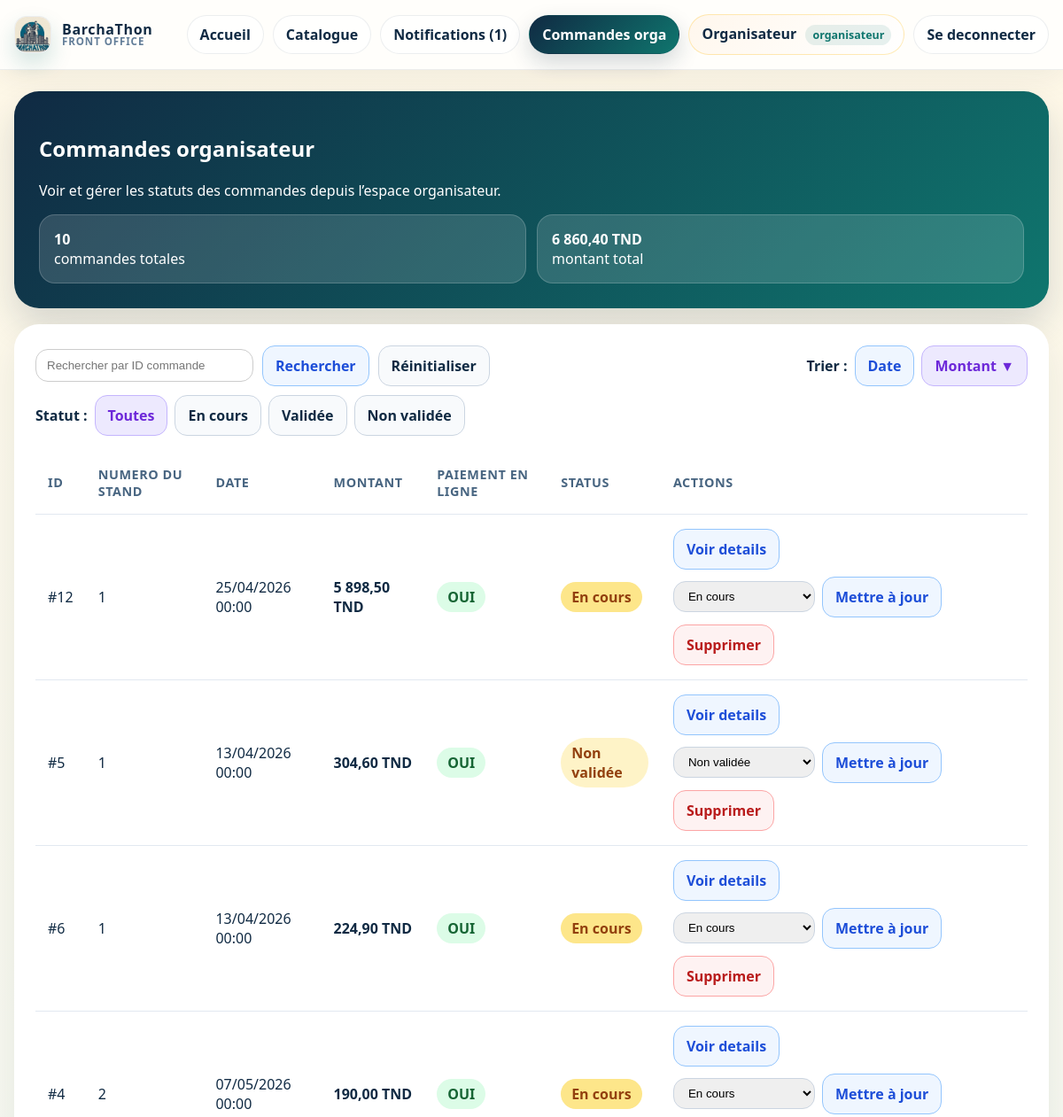
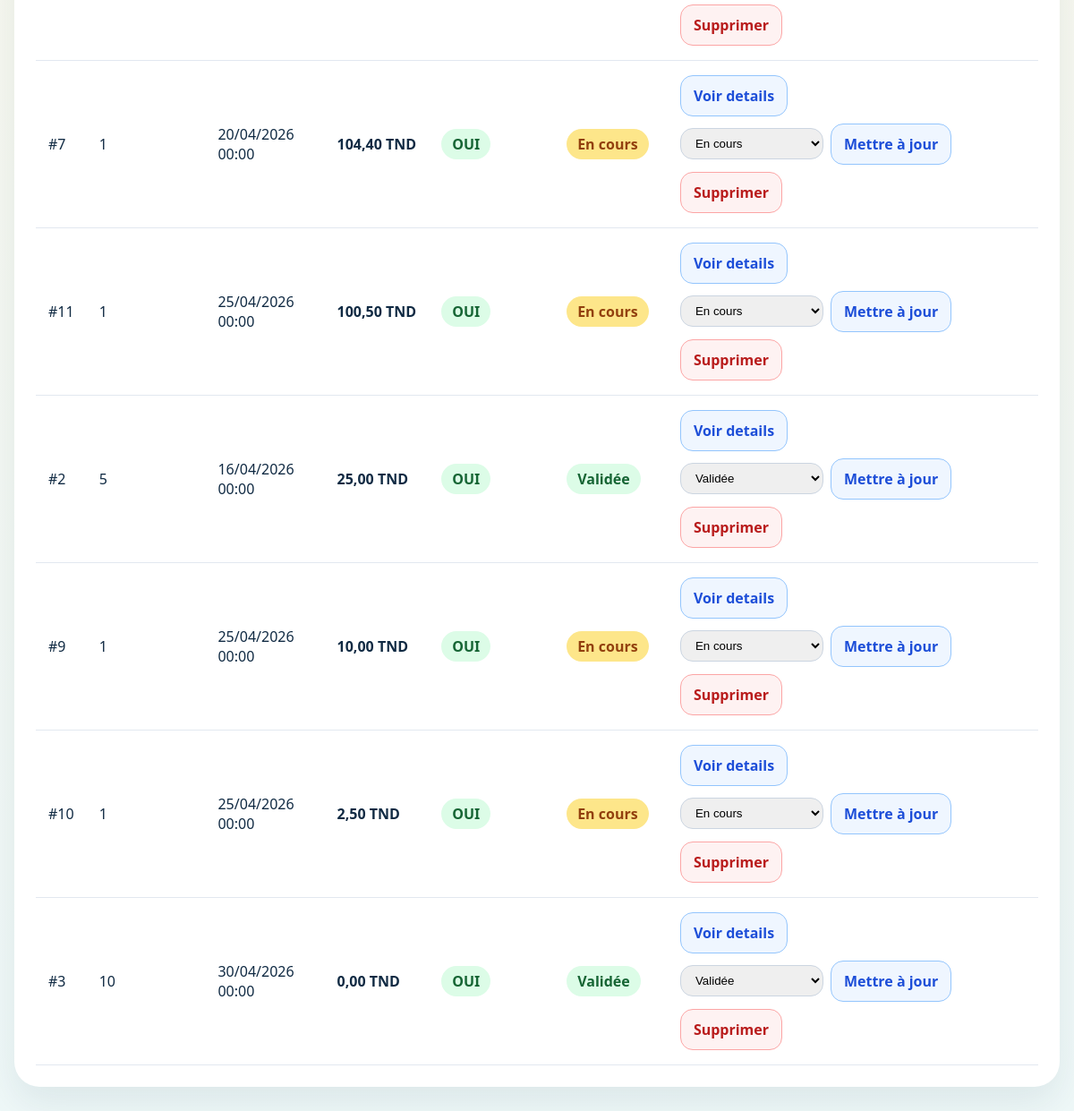
The app's page /View/FrontOffice/commandesorganisateur.php?sort_by=montant&sort_order=desc with its own data (2 pictures, top to bottom).
### tables this page shows
CREATE TABLE `commande` (
  `idcommande` int(11) NOT NULL,
  `idutilisateur` int(11) NOT NULL,
  `idstand` int(11) NOT NULL,
  `datecommande` date NOT NULL,
  `statut` varchar(100) NOT NULL DEFAULT 'En cours',
  `montanttotale` float NOT NULL,
  `modePaiement` varchar(100) NOT NULL
);

### Controller/CommandeController.php (called while the page is built, shortened)
<?php
class CommandeController {
    public function listCommandes() {
        return $this->listCommandesFiltered();
    }
    public function listCommandesFiltered($search = '', $sort = 'datecommande', $dir = 'DESC') {
        $allowedSort = ['datecommande', 'montanttotale', 'idcommande', 'idutilisateur', 'idstand'];
        $dir = strtoupper($dir) === 'ASC' ? 'ASC' : 'DESC';
        $sort = in_array($sort, $allowedSort) ? $sort : 'datecommande';
        $sql = "SELECT * FROM commande";
        $params = [];
        $sql .= " ORDER BY $sort $dir";
        $db = config::getConnexion();
        try {
            $stmt = $db->prepare($sql);
            $stmt->execute($params);
            return $stmt;
        } catch (Exception $e) {
            die('Error:' . $e->getMessage());
        }
    }
}
?>

### View/FrontOffice/commandesorganisateur.php (the view, shortened to what this page needs)
<?php
include '../../Controller/CommandeController.php';
$searchId = trim($_GET['search_id'] ?? '');
$sort_by = $_GET['sort_by'] ?? 'date';
$sort_order = $_GET['sort_order'] ?? 'desc';
$statusFilter = $_GET['status'] ?? 'all';
$commandeC = new CommandeController();
$list = $commandeC->listCommandes();
$commandes = $list->fetchAll();
usort($commandes, function ($a, $b) use ($sort_by, $sort_order) {
    if ($sort_by === 'montant') {
        $comparison = (float) ($a['montanttotale'] ?? 0) <=> (float) ($b['montanttotale'] ?? 0);
    } else {
        $comparison = strtotime($a['datecommande']) <=> strtotime($b['datecommande']);
    }
    return $sort_order === 'asc' ? $comparison : -$comparison;
});
$totalOrders = count($commandes);
$totalAmount = 0;
foreach ($commandes as $commande) {
    $totalAmount += (float) ($commande['montanttotale'] ?? 0);
}
?>
<!DOCTYPE html>
<html lang="fr"><head><meta http-equiv="Content-Type" content="text/html; charset=UTF-8">
</head>
<body>
<div class="fo-topbar">
    <div class="fo-topbar-shell">
        <a class="fo-brand" href="index.php">
            <img class="fo-brand-mark" src="./Mes commandes_files/LOGO.jpg" alt="BarchaThon">
            <span class="fo-brand-text"><span>BarchaThon</span><small>Front Office</small></span>
        </a>
        <nav class="fo-nav">
            <a class="fo-link" href="index.php">Accueil</a>
            <a class="fo-link" href="produit.php">Catalogue</a>
            <a class="fo-link" href="notifications.php">Notifications (1)</a>
            <a class="fo-link active" href="commandesorganisateur.php">Commandes orga</a>
            <a class="fo-profile" href="profile.php">Organisateur <span class="fo-profile-role">organisateur</span></a>
            <a class="fo-link" href="Mes commandes.php?action=logout">Se deconnecter</a>
        </nav>
    </div>
</div>
    <div class="wrap">
        <section class="hero">
            <h1>Commandes organisateur</h1>
            <p>Voir et gérer les statuts des commandes depuis l’espace organisateur.</p>
            <div class="meta">
                <div class="meta-card"><strong><?php echo $totalOrders; ?></strong><div>commandes totales</div></div>
                <div class="meta-card"><strong><?php echo number_format($totalAmount, 2, ',', ' ') . ' TND'; ?></strong><div>montant total</div></div>
            </div>
        </section>
        <section class="panel">
            <div class="table-wrap" style="margin-bottom:18px; display:flex; flex-wrap:wrap; gap:10px; align-items:center; justify-content:space-between;">
                <form method="get" style="display:flex; flex-wrap:wrap; gap:10px; align-items:center;">
                    <input type="text" name="search_id" value="<?php echo htmlspecialchars($searchId); ?>" placeholder="Rechercher par ID commande" style="padding:10px 12px; border-radius:14px; border:1px solid #ccc; min-width:220px;" />
                    <button type="submit" class="btn btn-details">Rechercher</button>
                    <a href="commandesorganisateur.php" class="btn btn-secondary">Réinitialiser</a>
                </form>
                <div style="display:flex; flex-wrap:wrap; gap:8px; align-items:center;">
                    <span style="font-weight:700; color:#102a43;">Trier :</span>
                    <?php
                    $montantArrow = $sort_by === 'montant' ? ($sort_order === 'asc' ? '▲' : '▼') : '';
                    $nextOrder = $sort_order === 'asc' ? 'desc' : 'asc';
                    ?>
                    <a class="btn <?php echo $sort_by === 'date' ? 'btn-edit' : 'btn-details'; ?>" href="<?php echo '?'.http_build_query(array_merge($_GET, ['sort_by' => 'date', 'sort_order' => $sort_by === 'date' ? $nextOrder : 'desc'])); ?>">Date <?php echo $dateArrow; ?></a>
                    <a class="btn <?php echo $sort_by === 'montant' ? 'btn-edit' : 'btn-details'; ?>" href="<?php echo '?'.http_build_query(array_merge($_GET, ['sort_by' => 'montant', 'sort_order' => $sort_by === 'montant' ? $nextOrder : 'desc'])); ?>">Montant <?php echo $montantArrow; ?></a>
                </div>
                <div style="display:flex; flex-wrap:wrap; gap:8px; align-items:center;">
                    <span style="font-weight:700; color:#102a43;">Statut :</span>
                    <?php $statusOptions = ['all' => 'Toutes', 'en cours' => 'En cours', 'validée' => 'Validée', 'non valide' => 'Non validée']; ?>
                    <?php foreach ($statusOptions as $value => $label): ?>
                        <a class="btn <?php echo $statusFilter === $value ? 'btn-edit' : 'btn-secondary'; ?>" href="<?php echo '?'.http_build_query(array_merge($_GET, ['status' => $value])); ?>"><?php echo $label; ?></a>
                    <?php endforeach; ?>
                </div>
            </div>
            <div class="table-wrap">
                <?php if ($totalOrders > 0): ?>
                <table>
                    <thead>
                        <tr>
                            <th>ID</th>
                            <th>Numero du stand</th>
                            <th>Date</th>
                            <th>Montant</th>
                            <th>Paiement en ligne</th>
                            <th>Status</th>
                            <th>Actions</th>
                        </tr>
                    </thead>
                    <tbody>
                        <?php foreach ($commandes as $commande): ?>
                        <?php
                            $statusClass = 'badge-pending';
                            switch (strtolower($commande['statut'])) {
                                case 'en cours':
                                    $statusClass = 'badge-waiting';
                                    $statusLabel = 'En cours';
                                    break;
                                case 'validée':
                                    $statusClass = 'badge-valid';
                                    $statusLabel = 'Validée';
                                    break;
                                case 'non valide':
                                    $statusClass = 'badge-pending';
                                    $statusLabel = 'Non validée';
                                    break;
                            }
                        ?>
                        <tr>
                            <td>#<?php echo $commande['idcommande']; ?></td>
                            <td><?php echo $commande['idstand']; ?></td>
                            <td><?php echo date('d/m/Y H:i', strtotime($commande['datecommande'])); ?></td>
                            <td><strong><?php echo number_format($commande['montanttotale'], 2, ',', ' ') . ' TND'; ?></strong></td>
                            <td><span class="badge badge-paid">OUI</span></td>
                            <td><span class="badge <?php echo $statusClass; ?>"><?php echo $statusLabel; ?></span></td>
                            <td>
                                <div style="display:flex; gap:8px; align-items:center; flex-wrap:wrap;">
                                    <a class="btn btn-details" href="orderDetails.php?id=<?php echo htmlspecialchars($commande['idcommande']); ?>">Voir details</a>
                                    <form method="post" style="display:flex; gap:8px; align-items:center; margin:0; flex-wrap:nowrap;">
                                        <select name="new_status" class="form-select-sm">
                                            <?php
                                            $statusValues = ['en cours' => 'En cours', 'validée' => 'Validée', 'non valide' => 'Non validée'];
                                            foreach ($statusValues as $value => $label):
                                                $selected = strtolower($commande['statut']) === strtolower($value) ? 'selected' : '';
                                            ?>
                                                <option value="<?php echo htmlspecialchars($value); ?>" <?php echo $selected; ?>><?php echo htmlspecialchars($label); ?></option>
                                            <?php endforeach; ?>
                                        </select>
                                        <button type="submit" class="btn btn-details">Mettre à jour</button>
                                    </form>
                                    <form method="post" style="display:flex; margin:0;">
                                        <button type="submit" class="btn btn-delete" onclick="return confirm('Supprimer cette commande ?');">Supprimer</button>
                                    </form>
                                </div>
                            </td>
                        </tr>
                        <?php endforeach; ?>
                    </tbody>
                </table>
                <?php endif; ?>
            </div>
        </section>
    </div>
</body>
</html>

### View/FrontOffice/commandesorganisateur.php (style rules this page uses)
body { margin:0; font-family:"Segoe UI",sans-serif; background:linear-gradient(180deg,#fff8e7,#eef8f8); color:#102a43; }
.wrap { width:min(1200px, calc(100% - 32px)); margin:24px auto 40px; }
.hero { background:linear-gradient(135deg,#102a43,#0f766e); color:#fff; border-radius:28px; padding:28px; box-shadow:0 20px 40px rgba(16,42,67,.16); }
.panel { margin-top:18px; background:#fff; border-radius:28px; padding:24px; box-shadow:0 18px 40px rgba(16,42,67,.08); overflow:hidden; }
.table-wrap { overflow:auto; }
table { width:100%; border-collapse:collapse; min-width:900px; }
th, td { padding:16px 14px; text-align:left; border-bottom:1px solid #e2e8f0; vertical-align:middle; }
th { color:#486581; font-size:.9rem; text-transform:uppercase; letter-spacing:.04em; }
.badge { display:inline-flex; align-items:center; padding:6px 12px; border-radius:999px; font-weight:700; }
.badge-paid { background:#dcfce7; color:#166534; }
.badge-pending { background:#fef3c7; color:#92400e; }
.badge-valid { background:#dcfce7; color:#166534; }
.badge-waiting { background:#fde68a; color:#92400e; }
.btn, .btn-inline { display:inline-flex; align-items:center; gap:8px; text-decoration:none; border:0; border-radius:14px; padding:11px 14px; font:inherit; font-weight:700; cursor:pointer; }
.btn-delete { background:#fef2f2; color:#b91c1c; border:1px solid #fca5a5; }
.btn-details { background:#eff6ff; color:#1d4ed8; border:1px solid #93c5fd; }
.btn-edit { background:#ede9fe; color:#6d28d9; border:1px solid #c4b5fd; }
.btn-secondary { background:#f8fafc; color:#102a43; border:1px solid #cbd5e1; }
.form-select-sm { padding:8px 12px; border:1px solid #cbd5e1; border-radius:14px; min-width:160px; }
.meta { display:grid; grid-template-columns:repeat(auto-fit,minmax(180px,1fr)); gap:12px; margin-top:16px; }
.meta-card { background:rgba(255,255,255,.14); border:1px solid rgba(255,255,255,.18); border-radius:18px; padding:16px; }
.fo-topbar { position: sticky; top: 0; z-index: 1000; backdrop-filter: blur(16px); background: rgba(255, 255, 255, 0.82); border-bottom: 1px solid rgba(16, 42, 67, 0.08); box-shadow: 0 10px 30px rgba(16, 42, 67, 0.06); }
.fo-topbar-shell { width: min(1180px, calc(100% - 32px)); margin: 0 auto; min-height: 78px; display: flex; align-items: center; justify-content: space-between; gap: 16px; }
.fo-brand { display: inline-flex; align-items: center; gap: 12px; text-decoration: none; color: #102a43; font-weight: 900; letter-spacing: 0.04em; }
.fo-brand-mark { width: 40px; height: 40px; border-radius: 14px; object-fit: cover; display: block; background: white; box-shadow: 0 12px 24px rgba(15, 118, 110, 0.18); border: 1px solid rgba(16, 42, 67, 0.08); }
.fo-brand-text { display: grid; line-height: 1.05; }
.fo-brand-text small { color: #627d98; font-size: 0.72rem; letter-spacing: 0.08em; text-transform: uppercase; }
.fo-nav { display: flex; align-items: center; gap: 10px; flex-wrap: wrap; justify-content: flex-end; }
.fo-link, .fo-profile, .fo-cta { text-decoration: none; border-radius: 999px; padding: 10px 14px; font-weight: 700; transition: transform 0.18s ease, background 0.18s ease, box-shadow 0.18s ease; }
.fo-link { color: #102a43; background: rgba(255, 255, 255, 0.76); border: 1px solid rgba(16, 42, 67, 0.08); }
.fo-link.active { color: white; background: linear-gradient(135deg, #102a43, #0f766e); box-shadow: 0 10px 24px rgba(16, 42, 67, 0.18); }
.fo-profile { color: #102a43; background: linear-gradient(135deg, #fff7ed, #ffffff); border: 1px solid rgba(255, 183, 3, 0.28); }
.fo-profile-role { display: inline-block; margin-left: 6px; padding: 3px 8px; border-radius: 999px; background: rgba(15, 118, 110, 0.1); color: #0f766e; font-size: 0.78rem; }

### records on screen
commande: idcommande "12", idstand "1", datecommande "25/04/2026 00:00", montanttotale "5 898,50", statut "En cours"
commande: idcommande "5", idstand "1", datecommande "13/04/2026 00:00", montanttotale "304,60", statut "Non validée"
commande: idcommande "6", idstand "1", datecommande "13/04/2026 00:00", montanttotale "224,90", statut "En cours"
commande: idcommande "4", idstand "2", datecommande "07/05/2026 00:00", montanttotale "190,00", statut "En cours"
commande: idcommande "7", idstand "1", datecommande "20/04/2026 00:00", montanttotale "104,40", statut "En cours"
commande: idcommande "11", idstand "1", datecommande "25/04/2026 00:00", montanttotale "100,50", statut "En cours"
commande: idcommande "2", idstand "5", datecommande "16/04/2026 00:00", montanttotale "25,00", statut "Validée"
commande: idcommande "9", idstand "1", datecommande "25/04/2026 00:00", montanttotale "10,00", statut "En cours"
commande: idcommande "10", idstand "1", datecommande "25/04/2026 00:00", montanttotale "2,50", statut "En cours"
commande: idcommande "3", idstand "10", datecommande "30/04/2026 00:00", montanttotale "0,00", statut "Validée"

### other values on screen
$totalOrders "10"
$totalAmount "6 860,40"
$montantArrow "▼"
$label "Toutes"
$label "En cours"
$label "Validée"
$label "Non validée"
form field new_status "En cours"
form field new_status "Non validée"
form field new_status "Validée"
